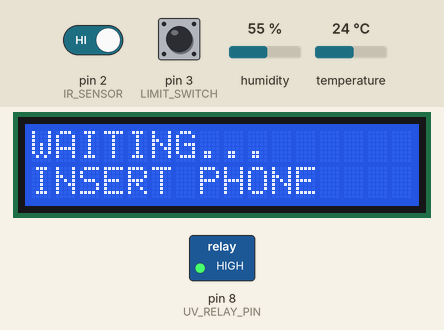
This sketch was run on a simulated Arduino Uno, built with avr-gcc and run on an emulated ATmega328P. On the bench: 16×2 character LCD, switched loads named in the sketch (green lamp = pin HIGH). The inputs (shaded band) are chosen by the test bench; at power-on: pin 2 (IR_SENSOR) HIGH, temperature 24 °C, pin 3 (LIMIT_SWITCH) HIGH, humidity 55 %. What the sketch prints to the serial monitor is not drawn.

Above: at 1.2 s.
1.3 s: pin 2 (IR_SENSOR) driven LOW
At 2.0 s:
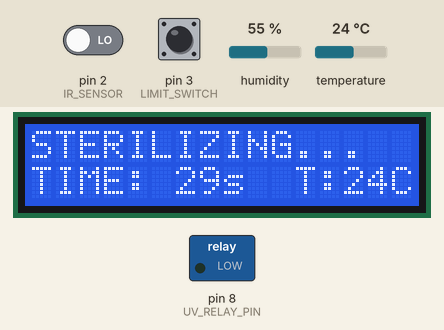
6.0 s: temperature set to 2 °C
At 7.2 s:
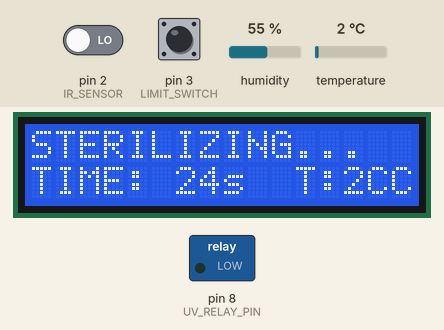
10.2 s: pin 3 (LIMIT_SWITCH) pulled LOW for 0.15 s
At 10.43 s:
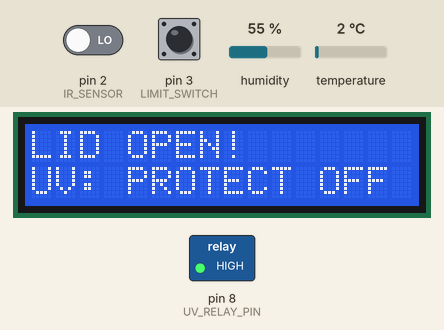
11.8 s: temperature set to 12 °C
At 13.4 s:
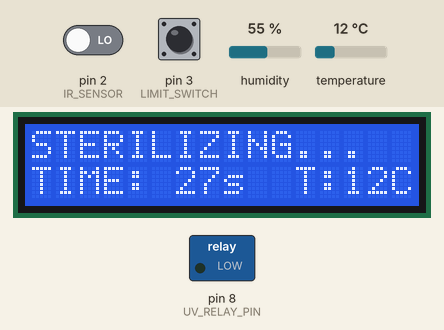
14.2 s: pin 3 (LIMIT_SWITCH) pulled LOW for 0.15 s
At 15.6 s:
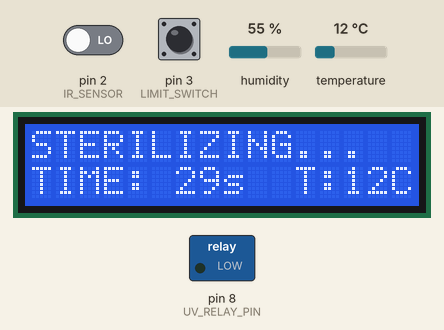
16.0 s: temperature set to 19 °C
At 18.1 s:
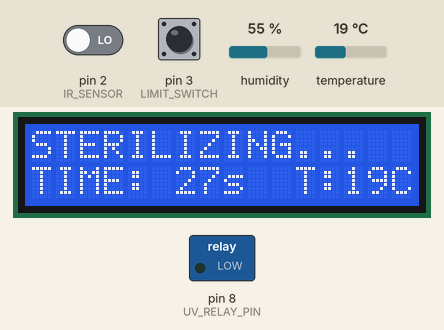
Timing chart, 0 to 47.5 s (numbered marks = the images above; inputs shaded):
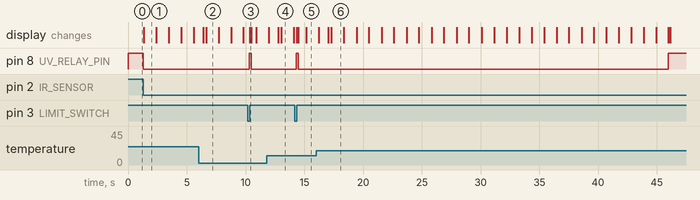

The sketch:

MPCA_project.ino
```cpp
#include <Wire.h>
#include <LiquidCrystal_I2C.h>
#include <DHT.h>

#define UV_RELAY_PIN    8
#define LIMIT_SWITCH    3
#define IR_SENSOR       2
#define DHTPIN          5
#define DHTTYPE         DHT11

// --- MATCHING YOUR SERIAL MONITOR VALUES ---
bool LID_CLOSED_STATE = HIGH;
bool RELAY_ON_STATE = LOW;
bool PHONE_DETECTED_STATE = LOW;

LiquidCrystal_I2C lcd(0x27, 16, 2);
DHT dht(DHTPIN, DHTTYPE);

int timerCount = 30;
unsigned long prevMillis = 0;
bool isFinished = false;

void setup() {
  Serial.begin(9600);
  pinMode(UV_RELAY_PIN, OUTPUT);
  // Initial state: Force relay pin HIGH (which is OFF for active-low)
  digitalWrite(UV_RELAY_PIN, HIGH);

  pinMode(LIMIT_SWITCH, INPUT_PULLUP);
  pinMode(IR_SENSOR, INPUT);

  lcd.init();
  lcd.backlight();
  dht.begin();
  Serial.println("Logic Synchronized...");
}

void loop() {
  int rawSwitch = digitalRead(LIMIT_SWITCH);
  int rawIR = digitalRead(IR_SENSOR);

  bool isClosed = (rawSwitch == LID_CLOSED_STATE);
  bool isPresent = (rawIR == PHONE_DETECTED_STATE);
  float temp = dht.readTemperature();

  // SERIAL DEBUGGING
  Serial.print("Lid: "); Serial.print(rawSwitch);
  Serial.print(" | IR: "); Serial.print(rawIR);
  Serial.print(" | Status: ");

  if (!isClosed) {
    digitalWrite(UV_RELAY_PIN, HIGH); // Ensure Relay is OFF
    timerCount = 30;
    isFinished = false;
    updateLCD("LID OPEN!", "UV: PROTECT OFF");
    Serial.println("DOOR IS OPEN");
  }
  else if (!isPresent) {
    digitalWrite(UV_RELAY_PIN, HIGH); // Ensure Relay is OFF
    timerCount = 30;
    isFinished = false;
    updateLCD("WAITING...", "INSERT PHONE");
    Serial.println("PHONE MISSING");
  }
  else if (!isFinished) {
    digitalWrite(UV_RELAY_PIN, LOW); // TRIGGER RELAY (Tick sound should happen here!)
    Serial.println("STERILIZING ON");

    if (millis() - prevMillis >= 1000) {
      timerCount--;
      prevMillis = millis();
    }

    lcd.setCursor(0, 0);
    lcd.print("STERILIZING...  ");
    lcd.setCursor(0, 1);
    lcd.print("TIME: "); lcd.print(timerCount);
    lcd.print("s  T:"); lcd.print((int)temp); lcd.print("C");

    if (timerCount <= 0) {
      digitalWrite(UV_RELAY_PIN, HIGH); // TURN OFF
      isFinished = true;
    }
  }
  else {
    digitalWrite(UV_RELAY_PIN, HIGH); // ENSURE OFF
    updateLCD("STERILIZE DONE!", "REMOVE PHONE");
    Serial.println("FINISHED");
  }
  delay(100);
}

void updateLCD(String l1, String l2) {
  lcd.setCursor(0, 0);
  lcd.print(l1 + "                ");
  lcd.setCursor(0, 1);
  lcd.print(l2 + "                ");
}
```

Measured:
- after the input at 1.3 s, pin 8 (UV_RELAY_PIN): HIGH → LOW at once; the display: changes at once (image 1)
- after the input at 6.0 s, the display: first changes after 0.40 s (image 2 shows a later state)
- after the input at 10.2 s, pin 8 (UV_RELAY_PIN): LOW → HIGH after 0.12 s, → LOW 0.15 s later; the display: changes after 0.17 s (image 3)
- after the input at 14.2 s, pin 8 (UV_RELAY_PIN): LOW → HIGH after 0.12 s, → LOW 0.15 s later; the display: first changes after 0.17 s (image 5 shows a later state)
- what the display in image 2 shows lasts 1.0 s, from 6.7 s to 7.7 s
- what the display in image 4 shows lasts 1.1 s, from 13.0 s to 14.1 s
